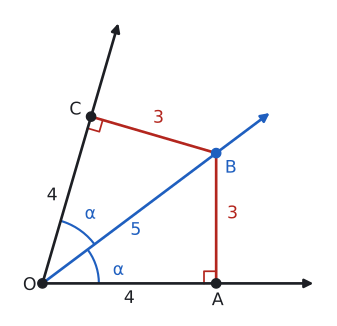

This chart was generated by the following Python code:
import sys; sys.path.insert(0, "tools")
from cizim import *

# [OB açıortay; |OB| = 5, B'den kollara dikmeler |BA| = |BC| = 3, |OA| = |OC| = 4 (3-4-5 dik üçgeni).
t = np.arctan2(3, 4)                      # yarım açı
O = np.array([0.0, 0.0])
u1 = np.array([1.0, 0.0]); u2 = np.array([np.cos(2 * t), np.sin(2 * t)])
B = 5 * np.array([np.cos(t), np.sin(t)])
A = 4 * u1; C = 4 * u2
print("BA", np.linalg.norm(B - A), "BC", np.linalg.norm(B - C), "OC", np.linalg.norm(C))

fig, ax = sekil(6, 4.2)
ax.set_aspect("equal"); ax.axis("off")
for u in (u1, u2):
    ax.annotate("", xy=6.3 * u, xytext=O, arrowprops=dict(arrowstyle="-|>", color=YAZI, lw=2))
ax.annotate("", xy=6.6 * B / 5, xytext=O, arrowprops=dict(arrowstyle="-|>", color=MAVI, lw=2))
ax.plot(*zip(B, A), color=KIRMIZI, lw=2); ax.plot(*zip(B, C), color=KIRMIZI, lw=2)
k = 0.28
ax.plot([A[0] - k, A[0] - k, A[0]], [0, k, k], color=KIRMIZI, lw=1.3)
w = -u1 * 0 + (-u2); n = np.array([u2[1], -u2[0]])  # C'de dik açı işareti
p1 = C - k * u2; p2 = p1 + k * n; p3 = C + k * n
ax.plot(*zip(p1, p2, p3), color=KIRMIZI, lw=1.3)
nokta(ax, *O, "O", dx=-0.45, dy=-0.15); nokta(ax, *A, "A", dx=-0.1, dy=-0.5)
nokta(ax, *C, "C", dx=-0.5, dy=0.05); nokta(ax, *B, "B", dx=0.2, dy=-0.45, renk=MAVI)
aci(ax, O, A, B, r=1.3, renk=MAVI); aci(ax, O, B, C, r=1.5, renk=MAVI)
ax.text(1.75, 0.3, "α", color=MAVI, fontsize=13, ha="center", va="center")
m2 = 1.55 * np.array([np.cos(1.5 * t), np.sin(1.5 * t)])
ax.text(*(m2 * 1.25), "α", color=MAVI, fontsize=13, ha="center", va="center")
ax.text(4.25, 1.5, "3", color=KIRMIZI, fontsize=13)
mBC = (B + C) / 2 + 0.4 * u2
ax.text(*mBC, "3", color=KIRMIZI, fontsize=13, ha="center", va="center")
ax.text(2.0, -0.45, "4", color=YAZI, fontsize=13, ha="center")
mOC = C / 2 - 0.35 * n
ax.text(*mOC, "4", color=YAZI, fontsize=13, ha="center", va="center")
ax.text(*(B / 2 + np.array([0.15, -0.38])), "5", color=MAVI, fontsize=13, ha="center")
ax.set_xlim(-0.8, 6.6); ax.set_ylim(-0.8, 6.3 * u2[1] + 0.3)
kaydet(fig, __file__)
